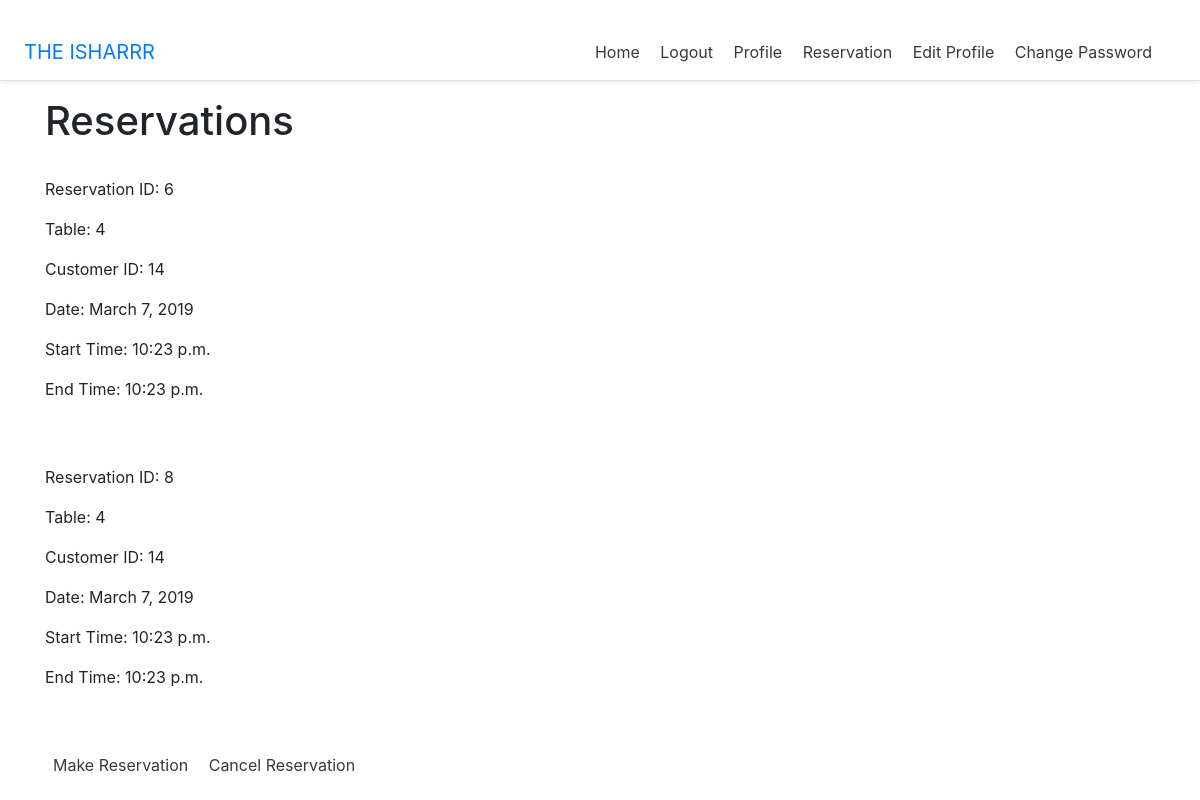
/account/reservation (signed in), run on an earlier commit of the app's database.
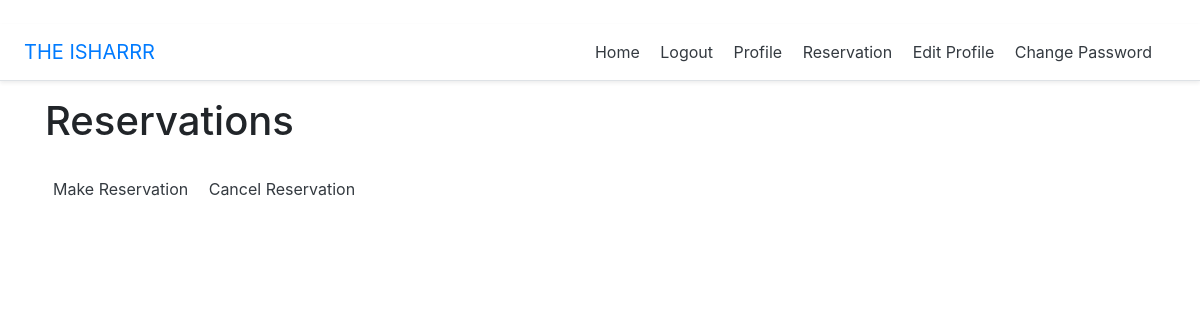
And on a later commit of the database.
### accounts/models.py (models this page shows, shortened)
class Reservation(models.Model):
    table = models.ForeignKey('Table', on_delete=models.CASCADE)
    customer = models.ForeignKey('UserProfile', on_delete=models.CASCADE)
    date = models.DateField(help_text='Date of booking')
    start_time = models.TimeField(help_text='Starting Time')
    finish_time = models.TimeField(help_text='Finishing Time')
    def __str__(self):
        return str(self.id)

class Table(models.Model):
    seats = models.PositiveIntegerField()
    available = models.BooleanField(default=True)
    def __str__(self):
        return str(self.id)

class UserProfile(models.Model):
    user = models.OneToOneField(User, on_delete=models.CASCADE)
    twitter_username = models.CharField(max_length=50)
    def __str__(self):
        return str(self.user.id)

### accounts/views.py (the view)
# urls.py: path('reservation', views.view_reservation, name='view_reservation'),
@login_required()
def view_reservation(request):
    current_user_id = request.user.id
    print(current_user_id)
    reservations = Reservation.objects.filter(customer__user_id=current_user_id)
    print(reservations)
    args = {
        'reservations': reservations,
    }
    print(args)
    return render(request, 'accounts/reservations.html', args)

### templates/accounts/reservations.html (shortened to what this page needs)
{% extends 'base.html' %}
{% block body %}
    <div class="container">
       <h1>Reservations</h1>
    <br>
{% for reservation in reservations %}
    <p>Reservation ID: {{ reservation.id}}</p>
    <p>Table: {{ reservation.table }}</p>
    <p>Customer ID: {{ reservation.customer }}</p>
    <p>Date: {{ reservation.date }}</p>
    <p>Start Time: {{ reservation.start_time }}</p>
    <p>End Time: {{ reservation.finish_time }}</p>
    <br>
    <br>
{% endfor %}
    <a class="p-2 text-dark" href="{% url 'make_reservation' %}">Make Reservation</a>
    <a class="p-2 text-dark" href="{% url 'delete_reservation' %}">Cancel Reservation</a>
</div>
{% endblock %}

What changed in the data, as far as the page shows it:
removed Reservation: id "6", table "4", customer "14", date "March 7, 2019", start_time "10:23 p.m.", finish_time "10:23 p.m."
removed Reservation: id "8", table "4", customer "14", date "March 7, 2019", start_time "10:23 p.m.", finish_time "10:23 p.m."
